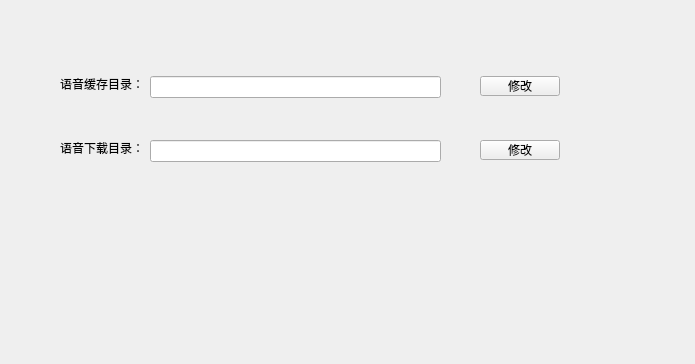
<?xml version="1.0" encoding="UTF-8"?>
<ui version="4.0">
 <class>userManagementForm</class>
 <widget class="QWidget" name="userManagementForm">
  <property name="geometry">
   <rect>
    <x>0</x>
    <y>0</y>
    <width>695</width>
    <height>364</height>
   </rect>
  </property>
  <property name="windowTitle">
   <string>Form</string>
  </property>
  <widget class="QLabel" name="label_3">
   <property name="geometry">
    <rect>
     <x>60</x>
     <y>76</y>
     <width>84</width>
     <height>16</height>
    </rect>
   </property>
   <property name="text">
    <string>语音缓存目录：</string>
   </property>
  </widget>
  <widget class="QLabel" name="label_4">
   <property name="geometry">
    <rect>
     <x>60</x>
     <y>140</y>
     <width>84</width>
     <height>16</height>
    </rect>
   </property>
   <property name="text">
    <string>语音下载目录：</string>
   </property>
  </widget>
  <widget class="QLineEdit" name="lineEdit">
   <property name="geometry">
    <rect>
     <x>150</x>
     <y>76</y>
     <width>291</width>
     <height>22</height>
    </rect>
   </property>
  </widget>
  <widget class="QLineEdit" name="lineEdit_2">
   <property name="geometry">
    <rect>
     <x>150</x>
     <y>140</y>
     <width>291</width>
     <height>22</height>
    </rect>
   </property>
  </widget>
  <widget class="QPushButton" name="pushButton">
   <property name="geometry">
    <rect>
     <x>480</x>
     <y>76</y>
     <width>80</width>
     <height>20</height>
    </rect>
   </property>
   <property name="text">
    <string>修改</string>
   </property>
  </widget>
  <widget class="QPushButton" name="pushButton_2">
   <property name="geometry">
    <rect>
     <x>480</x>
     <y>140</y>
     <width>80</width>
     <height>20</height>
    </rect>
   </property>
   <property name="text">
    <string>修改</string>
   </property>
  </widget>
 </widget>
 <resources/>
 <connections/>
</ui>
